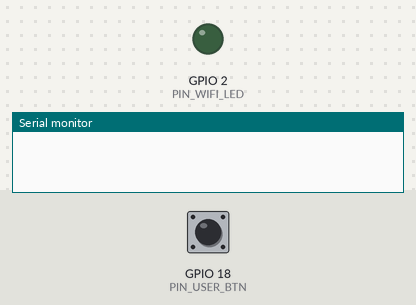
Simulated run of this program. Board: ESP32. Shown: output pins drawn as LEDs (lit = HIGH), the last lines printed to the serial monitor. Dashed ring = blinking. Inputs (shaded band) come from the test bench; at power-on: GPIO 18 (PIN_USER_BTN) HIGH. WiFi joins after 1.5 s; servers stay silent unless stated.

Above: at 0.0 s.
At 1.37 s:
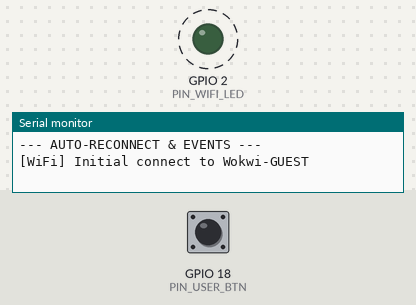
1.8 s: GPIO 18 (PIN_USER_BTN) pulled LOW for 0.15 s
At 3.0 s:
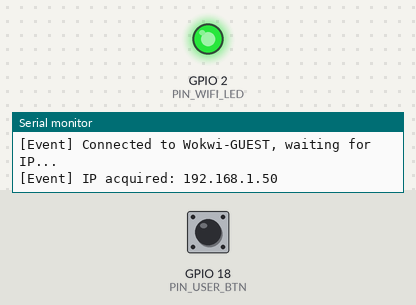
3.5 s: GPIO 18 (PIN_USER_BTN) pulled LOW for 1 s
Timing chart, 0 to 6.5 s (numbered marks = the images above; inputs shaded):
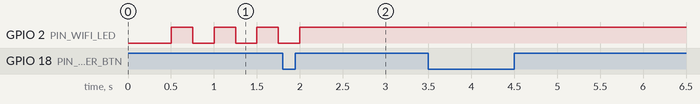

The program:

main.cpp
```cpp
#include <Arduino.h>
#include <WiFi.h>

#define PIN_WIFI_LED 2
#define PIN_USER_BTN 18

const char* ap_ssid = "Wokwi-GUEST";
const char* ap_pwd = "";

bool wifi_connected = false;
uint32_t t_last_reconnect = 0;
const uint32_t T_RECONNECT_DELAY = 4000;
int retry_counter = 0;

uint32_t t_blink = 0;
bool st_led = false;

int st_btn_prev = HIGH;
uint32_t t_debounce = 0;

void onWiFiEvent(WiFiEvent_t evt) {
    switch (evt) {
        case ARDUINO_EVENT_WIFI_STA_START:
            Serial.println("[Event] WiFi Station started.");
            break;
        case ARDUINO_EVENT_WIFI_STA_CONNECTED:
            Serial.printf("[Event] Connected to %s, waiting for IP...\n", ap_ssid);
            break;
        case ARDUINO_EVENT_WIFI_STA_GOT_IP:
            Serial.print("[Event] IP acquired: ");
            Serial.println(WiFi.localIP());
            wifi_connected = true;
            retry_counter = 0;
            digitalWrite(PIN_WIFI_LED, HIGH);
            break;
        case ARDUINO_EVENT_WIFI_STA_DISCONNECTED:
            Serial.println("[Event] WiFi disconnected!");
            wifi_connected = false;
            digitalWrite(PIN_WIFI_LED, LOW);
            break;
        default: break;
    }
}

void setup() {
    Serial.begin(115200);
    delay(500);

    pinMode(PIN_WIFI_LED, OUTPUT);
    pinMode(PIN_USER_BTN, INPUT_PULLUP);
    digitalWrite(PIN_WIFI_LED, LOW);

    Serial.println("\n--- AUTO-RECONNECT & EVENTS ---");

    WiFi.onEvent(onWiFiEvent);
    WiFi.mode(WIFI_STA);

    Serial.printf("[WiFi] Initial connect to %s\n", ap_ssid);
    WiFi.begin(ap_ssid, ap_pwd);
}

void processButton() {
    int val = digitalRead(PIN_USER_BTN);
    if (val != st_btn_prev) {
        t_debounce = millis();
    }

    if ((millis() - t_debounce) > 50) {
        static int st_btn = HIGH;
        if (val != st_btn) {
            st_btn = val;
            if (st_btn == LOW) {
                if (wifi_connected) {
                    Serial.println("\n[Cmd] User disconnect!");
                    WiFi.disconnect();
                } else {
                    Serial.println("\n[Cmd] User reconnect!");
                    WiFi.reconnect();
                }
            }
        }
    }
    st_btn_prev = val;
}

void loop() {
    processButton();

    uint32_t now = millis();

    if (!wifi_connected) {
        if (now - t_blink >= 250) {
            t_blink = now;
            st_led = !st_led;
            digitalWrite(PIN_WIFI_LED, st_led);
        }

        if (now - t_last_reconnect >= T_RECONNECT_DELAY) {
            t_last_reconnect = now;
            retry_counter++;
            Serial.printf("[Auto] Reconnecting (Try #%d)...\n", retry_counter);
            WiFi.reconnect();
        }
    } else {
        digitalWrite(PIN_WIFI_LED, HIGH);

        static uint32_t t_log = 0;
        if (now - t_log >= 8000) {
            t_log = now;
            Serial.printf("[Status] Connection OK. IP: %s\n", WiFi.localIP().toString().c_str());
        }
    }
}
```
